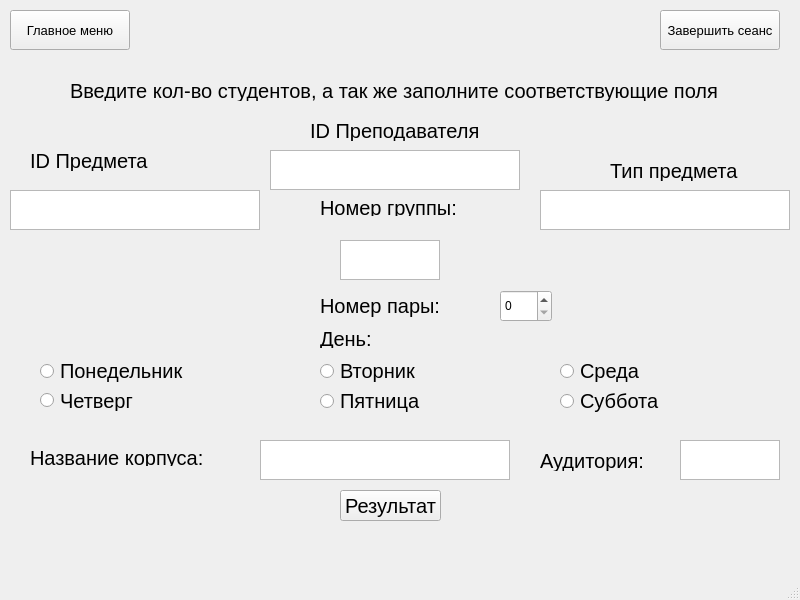
<?xml version="1.0" encoding="UTF-8"?>
<ui version="4.0">
 <class>student_time</class>
 <widget class="QMainWindow" name="student_time">
  <property name="geometry">
   <rect>
    <x>0</x>
    <y>0</y>
    <width>800</width>
    <height>600</height>
   </rect>
  </property>
  <property name="windowTitle">
   <string>MainWindow</string>
  </property>
  <widget class="QWidget" name="centralwidget">
   <widget class="QTextBrowser" name="textBrowser">
    <property name="geometry">
     <rect>
      <x>10</x>
      <y>190</y>
      <width>250</width>
      <height>40</height>
     </rect>
    </property>
    <property name="readOnly">
     <bool>false</bool>
    </property>
   </widget>
   <widget class="QTextBrowser" name="textBrowser_2">
    <property name="geometry">
     <rect>
      <x>270</x>
      <y>150</y>
      <width>250</width>
      <height>40</height>
     </rect>
    </property>
    <property name="readOnly">
     <bool>false</bool>
    </property>
   </widget>
   <widget class="QLabel" name="label">
    <property name="geometry">
     <rect>
      <x>70</x>
      <y>80</y>
      <width>731</width>
      <height>21</height>
     </rect>
    </property>
    <property name="font">
     <font>
      <pointsize>15</pointsize>
     </font>
    </property>
    <property name="text">
     <string>Введите кол-во студентов, а так же заполните соответствующие поля</string>
    </property>
   </widget>
   <widget class="QPushButton" name="pushButton">
    <property name="geometry">
     <rect>
      <x>340</x>
      <y>490</y>
      <width>101</width>
      <height>31</height>
     </rect>
    </property>
    <property name="font">
     <font>
      <pointsize>15</pointsize>
     </font>
    </property>
    <property name="text">
     <string>Результат</string>
    </property>
   </widget>
   <widget class="QPushButton" name="pushButton_2">
    <property name="geometry">
     <rect>
      <x>10</x>
      <y>10</y>
      <width>120</width>
      <height>40</height>
     </rect>
    </property>
    <property name="font">
     <font>
      <pointsize>10</pointsize>
     </font>
    </property>
    <property name="text">
     <string>Главное меню</string>
    </property>
   </widget>
   <widget class="QPushButton" name="pushButton_3">
    <property name="geometry">
     <rect>
      <x>660</x>
      <y>10</y>
      <width>120</width>
      <height>40</height>
     </rect>
    </property>
    <property name="font">
     <font>
      <pointsize>10</pointsize>
     </font>
    </property>
    <property name="text">
     <string>Завершить сеанс</string>
    </property>
   </widget>
   <widget class="QRadioButton" name="radioButton">
    <property name="geometry">
     <rect>
      <x>560</x>
      <y>360</y>
      <width>101</width>
      <height>22</height>
     </rect>
    </property>
    <property name="font">
     <font>
      <pointsize>15</pointsize>
     </font>
    </property>
    <property name="text">
     <string>Среда</string>
    </property>
   </widget>
   <widget class="QRadioButton" name="radioButton_2">
    <property name="geometry">
     <rect>
      <x>320</x>
      <y>390</y>
      <width>131</width>
      <height>22</height>
     </rect>
    </property>
    <property name="font">
     <font>
      <pointsize>15</pointsize>
     </font>
    </property>
    <property name="text">
     <string>Пятница</string>
    </property>
   </widget>
   <widget class="QRadioButton" name="radioButton_3">
    <property name="geometry">
     <rect>
      <x>40</x>
      <y>360</y>
      <width>171</width>
      <height>22</height>
     </rect>
    </property>
    <property name="font">
     <font>
      <pointsize>15</pointsize>
     </font>
    </property>
    <property name="text">
     <string>Понедельник</string>
    </property>
   </widget>
   <widget class="QRadioButton" name="radioButton_4">
    <property name="geometry">
     <rect>
      <x>560</x>
      <y>390</y>
      <width>105</width>
      <height>22</height>
     </rect>
    </property>
    <property name="font">
     <font>
      <pointsize>15</pointsize>
     </font>
    </property>
    <property name="text">
     <string>Суббота</string>
    </property>
   </widget>
   <widget class="QRadioButton" name="radioButton_5">
    <property name="geometry">
     <rect>
      <x>320</x>
      <y>360</y>
      <width>105</width>
      <height>22</height>
     </rect>
    </property>
    <property name="font">
     <font>
      <pointsize>15</pointsize>
     </font>
    </property>
    <property name="text">
     <string>Вторник</string>
    </property>
   </widget>
   <widget class="QLabel" name="label_5">
    <property name="geometry">
     <rect>
      <x>310</x>
      <y>120</y>
      <width>221</width>
      <height>21</height>
     </rect>
    </property>
    <property name="font">
     <font>
      <pointsize>15</pointsize>
     </font>
    </property>
    <property name="text">
     <string>ID Преподавателя</string>
    </property>
   </widget>
   <widget class="QLabel" name="label_2">
    <property name="geometry">
     <rect>
      <x>30</x>
      <y>150</y>
      <width>201</width>
      <height>21</height>
     </rect>
    </property>
    <property name="font">
     <font>
      <pointsize>15</pointsize>
     </font>
    </property>
    <property name="text">
     <string>ID Предмета</string>
    </property>
   </widget>
   <widget class="QSpinBox" name="spinBox">
    <property name="geometry">
     <rect>
      <x>500</x>
      <y>290</y>
      <width>52</width>
      <height>32</height>
     </rect>
    </property>
   </widget>
   <widget class="QLabel" name="label_3">
    <property name="geometry">
     <rect>
      <x>320</x>
      <y>290</y>
      <width>131</width>
      <height>31</height>
     </rect>
    </property>
    <property name="font">
     <font>
      <pointsize>15</pointsize>
     </font>
    </property>
    <property name="text">
     <string>Номер пары:</string>
    </property>
   </widget>
   <widget class="QRadioButton" name="radioButton_6">
    <property name="geometry">
     <rect>
      <x>40</x>
      <y>390</y>
      <width>111</width>
      <height>21</height>
     </rect>
    </property>
    <property name="font">
     <font>
      <pointsize>15</pointsize>
     </font>
    </property>
    <property name="text">
     <string>Четверг</string>
    </property>
   </widget>
   <widget class="QTextBrowser" name="textBrowser_3">
    <property name="geometry">
     <rect>
      <x>540</x>
      <y>190</y>
      <width>250</width>
      <height>40</height>
     </rect>
    </property>
    <property name="readOnly">
     <bool>false</bool>
    </property>
   </widget>
   <widget class="QLabel" name="label_4">
    <property name="geometry">
     <rect>
      <x>610</x>
      <y>160</y>
      <width>141</width>
      <height>21</height>
     </rect>
    </property>
    <property name="font">
     <font>
      <pointsize>15</pointsize>
     </font>
    </property>
    <property name="text">
     <string>Тип предмета</string>
    </property>
   </widget>
   <widget class="QLabel" name="label_6">
    <property name="geometry">
     <rect>
      <x>320</x>
      <y>330</y>
      <width>59</width>
      <height>18</height>
     </rect>
    </property>
    <property name="font">
     <font>
      <pointsize>15</pointsize>
     </font>
    </property>
    <property name="text">
     <string>День:</string>
    </property>
   </widget>
   <widget class="QTextBrowser" name="textBrowser_4">
    <property name="geometry">
     <rect>
      <x>340</x>
      <y>240</y>
      <width>100</width>
      <height>40</height>
     </rect>
    </property>
    <property name="readOnly">
     <bool>false</bool>
    </property>
   </widget>
   <widget class="QLabel" name="label_7">
    <property name="geometry">
     <rect>
      <x>320</x>
      <y>200</y>
      <width>151</width>
      <height>16</height>
     </rect>
    </property>
    <property name="font">
     <font>
      <pointsize>15</pointsize>
     </font>
    </property>
    <property name="text">
     <string>Номер группы:</string>
    </property>
   </widget>
   <widget class="QLabel" name="label_8">
    <property name="geometry">
     <rect>
      <x>30</x>
      <y>450</y>
      <width>201</width>
      <height>16</height>
     </rect>
    </property>
    <property name="font">
     <font>
      <pointsize>15</pointsize>
     </font>
    </property>
    <property name="text">
     <string>Название корпуса:</string>
    </property>
   </widget>
   <widget class="QTextBrowser" name="textBrowser_5">
    <property name="geometry">
     <rect>
      <x>260</x>
      <y>440</y>
      <width>250</width>
      <height>40</height>
     </rect>
    </property>
    <property name="readOnly">
     <bool>false</bool>
    </property>
   </widget>
   <widget class="QLabel" name="label_9">
    <property name="geometry">
     <rect>
      <x>540</x>
      <y>450</y>
      <width>121</width>
      <height>21</height>
     </rect>
    </property>
    <property name="font">
     <font>
      <pointsize>15</pointsize>
     </font>
    </property>
    <property name="text">
     <string>Аудитория:</string>
    </property>
   </widget>
   <widget class="QTextBrowser" name="textBrowser_6">
    <property name="geometry">
     <rect>
      <x>680</x>
      <y>440</y>
      <width>100</width>
      <height>40</height>
     </rect>
    </property>
    <property name="readOnly">
     <bool>false</bool>
    </property>
   </widget>
  </widget>
  <widget class="QMenuBar" name="menubar">
   <property name="geometry">
    <rect>
     <x>0</x>
     <y>0</y>
     <width>800</width>
     <height>30</height>
    </rect>
   </property>
  </widget>
  <widget class="QStatusBar" name="statusbar"/>
 </widget>
 <resources/>
 <connections/>
</ui>
